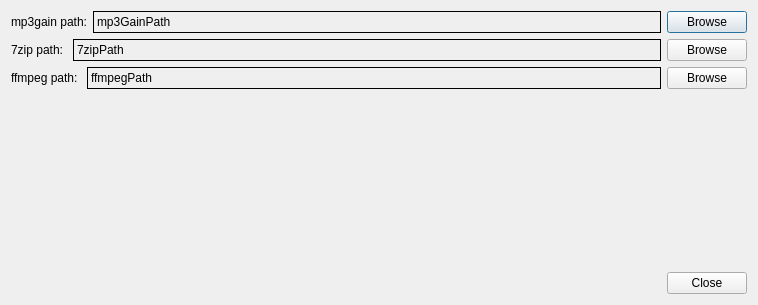
<?xml version="1.0" encoding="UTF-8"?>
<ui version="4.0">
 <class>DlgSettings</class>
 <widget class="QDialog" name="DlgSettings">
  <property name="geometry">
   <rect>
    <x>0</x>
    <y>0</y>
    <width>758</width>
    <height>305</height>
   </rect>
  </property>
  <property name="windowTitle">
   <string>Settings</string>
  </property>
  <layout class="QVBoxLayout" name="verticalLayout">
   <item>
    <layout class="QHBoxLayout" name="horizontalLayout">
     <item>
      <widget class="QLabel" name="label">
       <property name="text">
        <string>mp3gain path:</string>
       </property>
      </widget>
     </item>
     <item>
      <widget class="QLabel" name="lblMp3GainPath">
       <property name="sizePolicy">
        <sizepolicy hsizetype="Expanding" vsizetype="Preferred">
         <horstretch>0</horstretch>
         <verstretch>0</verstretch>
        </sizepolicy>
       </property>
       <property name="frameShape">
        <enum>QFrame::Box</enum>
       </property>
       <property name="text">
        <string>mp3GainPath</string>
       </property>
      </widget>
     </item>
     <item>
      <widget class="QPushButton" name="btnBrowse">
       <property name="text">
        <string>Browse</string>
       </property>
      </widget>
     </item>
    </layout>
   </item>
   <item>
    <layout class="QHBoxLayout" name="horizontalLayout_2">
     <item>
      <widget class="QLabel" name="label_2">
       <property name="sizePolicy">
        <sizepolicy hsizetype="Minimum" vsizetype="Preferred">
         <horstretch>0</horstretch>
         <verstretch>0</verstretch>
        </sizepolicy>
       </property>
       <property name="text">
        <string>7zip path: </string>
       </property>
      </widget>
     </item>
     <item>
      <widget class="QLabel" name="label7zipPath">
       <property name="sizePolicy">
        <sizepolicy hsizetype="Expanding" vsizetype="Preferred">
         <horstretch>0</horstretch>
         <verstretch>0</verstretch>
        </sizepolicy>
       </property>
       <property name="frameShape">
        <enum>QFrame::Box</enum>
       </property>
       <property name="text">
        <string>7zipPath</string>
       </property>
      </widget>
     </item>
     <item>
      <widget class="QPushButton" name="pushButton7zipBrowse">
       <property name="sizePolicy">
        <sizepolicy hsizetype="Preferred" vsizetype="Fixed">
         <horstretch>0</horstretch>
         <verstretch>0</verstretch>
        </sizepolicy>
       </property>
       <property name="text">
        <string>Browse</string>
       </property>
      </widget>
     </item>
    </layout>
   </item>
   <item>
    <layout class="QHBoxLayout" name="horizontalLayout_3">
     <property name="topMargin">
      <number>0</number>
     </property>
     <item>
      <widget class="QLabel" name="label_3">
       <property name="sizePolicy">
        <sizepolicy hsizetype="Minimum" vsizetype="Preferred">
         <horstretch>0</horstretch>
         <verstretch>0</verstretch>
        </sizepolicy>
       </property>
       <property name="text">
        <string>ffmpeg path: </string>
       </property>
      </widget>
     </item>
     <item>
      <widget class="QLabel" name="labelFfmpegPath">
       <property name="sizePolicy">
        <sizepolicy hsizetype="Expanding" vsizetype="Preferred">
         <horstretch>0</horstretch>
         <verstretch>0</verstretch>
        </sizepolicy>
       </property>
       <property name="frameShape">
        <enum>QFrame::Box</enum>
       </property>
       <property name="text">
        <string>ffmpegPath</string>
       </property>
      </widget>
     </item>
     <item>
      <widget class="QPushButton" name="pushButtonFfmpegBrowse">
       <property name="text">
        <string>Browse</string>
       </property>
      </widget>
     </item>
    </layout>
   </item>
   <item>
    <spacer name="verticalSpacer">
     <property name="orientation">
      <enum>Qt::Vertical</enum>
     </property>
     <property name="sizeHint" stdset="0">
      <size>
       <width>20</width>
       <height>204</height>
      </size>
     </property>
    </spacer>
   </item>
   <item>
    <widget class="QDialogButtonBox" name="buttonBox">
     <property name="orientation">
      <enum>Qt::Horizontal</enum>
     </property>
     <property name="standardButtons">
      <set>QDialogButtonBox::Close</set>
     </property>
    </widget>
   </item>
  </layout>
 </widget>
 <resources/>
 <connections>
  <connection>
   <sender>buttonBox</sender>
   <signal>accepted()</signal>
   <receiver>DlgSettings</receiver>
   <slot>accept()</slot>
   <hints>
    <hint type="sourcelabel">
     <x>248</x>
     <y>254</y>
    </hint>
    <hint type="destinationlabel">
     <x>157</x>
     <y>274</y>
    </hint>
   </hints>
  </connection>
  <connection>
   <sender>buttonBox</sender>
   <signal>rejected()</signal>
   <receiver>DlgSettings</receiver>
   <slot>reject()</slot>
   <hints>
    <hint type="sourcelabel">
     <x>316</x>
     <y>260</y>
    </hint>
    <hint type="destinationlabel">
     <x>286</x>
     <y>274</y>
    </hint>
   </hints>
  </connection>
 </connections>
</ui>
